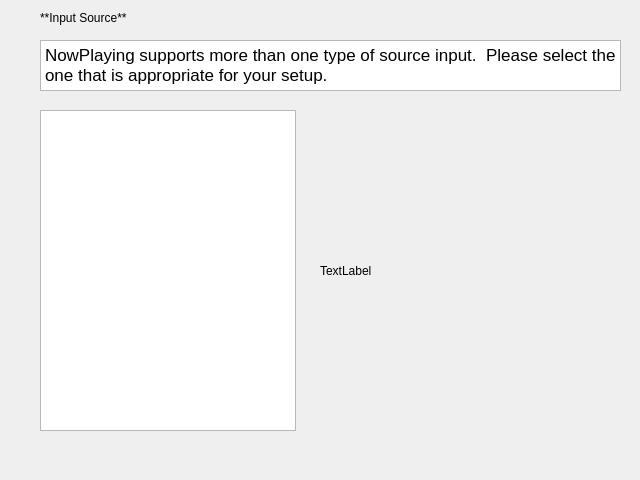
<?xml version="1.0" encoding="UTF-8"?>
<ui version="4.0">
 <class>inputsource_ui</class>
 <widget class="QWidget" name="inputsource_ui">
  <property name="geometry">
   <rect>
    <x>0</x>
    <y>0</y>
    <width>640</width>
    <height>480</height>
   </rect>
  </property>
  <property name="windowTitle">
   <string>Input Source</string>
  </property>
  <widget class="QTextBrowser" name="desc_browser">
   <property name="geometry">
    <rect>
     <x>40</x>
     <y>40</y>
     <width>581</width>
     <height>51</height>
    </rect>
   </property>
   <property name="html">
    <string>&lt;!DOCTYPE HTML PUBLIC &quot;-//W3C//DTD HTML 4.0//EN&quot; &quot;http://www.w3.org/TR/REC-html40/strict.dtd&quot;&gt;
&lt;html&gt;&lt;head&gt;&lt;meta name=&quot;qrichtext&quot; content=&quot;1&quot; /&gt;&lt;style type=&quot;text/css&quot;&gt;
p, li { white-space: pre-wrap; }
&lt;/style&gt;&lt;/head&gt;&lt;body style=&quot; font-family:'Sans'; font-size:10pt; font-weight:400; font-style:normal;&quot;&gt;
&lt;p style=&quot; margin-top:0px; margin-bottom:0px; margin-left:0px; margin-right:0px; -qt-block-indent:0; text-indent:0px;&quot;&gt;&lt;span style=&quot; font-family:'.SF NS Text'; font-size:13pt;&quot;&gt;NowPlaying supports more than one type of source input.  Please select the one that is appropriate for your setup.&lt;/span&gt;&lt;/p&gt;&lt;/body&gt;&lt;/html&gt;</string>
   </property>
  </widget>
  <widget class="QLabel" name="header_label">
   <property name="geometry">
    <rect>
     <x>40</x>
     <y>10</y>
     <width>91</width>
     <height>16</height>
    </rect>
   </property>
   <property name="text">
    <string>**Input Source**</string>
   </property>
   <property name="textFormat">
    <enum>Qt::MarkdownText</enum>
   </property>
  </widget>
  <widget class="QListWidget" name="sourcelist">
   <property name="geometry">
    <rect>
     <x>40</x>
     <y>110</y>
     <width>256</width>
     <height>321</height>
    </rect>
   </property>
  </widget>
  <widget class="QLabel" name="description">
   <property name="geometry">
    <rect>
     <x>320</x>
     <y>120</y>
     <width>291</width>
     <height>301</height>
    </rect>
   </property>
   <property name="text">
    <string>TextLabel</string>
   </property>
   <property name="textFormat">
    <enum>Qt::MarkdownText</enum>
   </property>
   <property name="wordWrap">
    <bool>true</bool>
   </property>
  </widget>
 </widget>
 <resources/>
 <connections/>
</ui>
